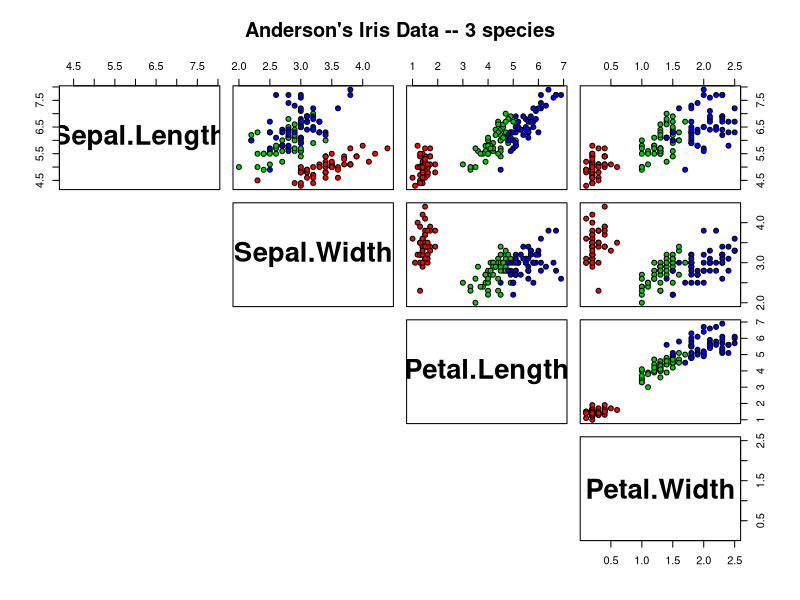
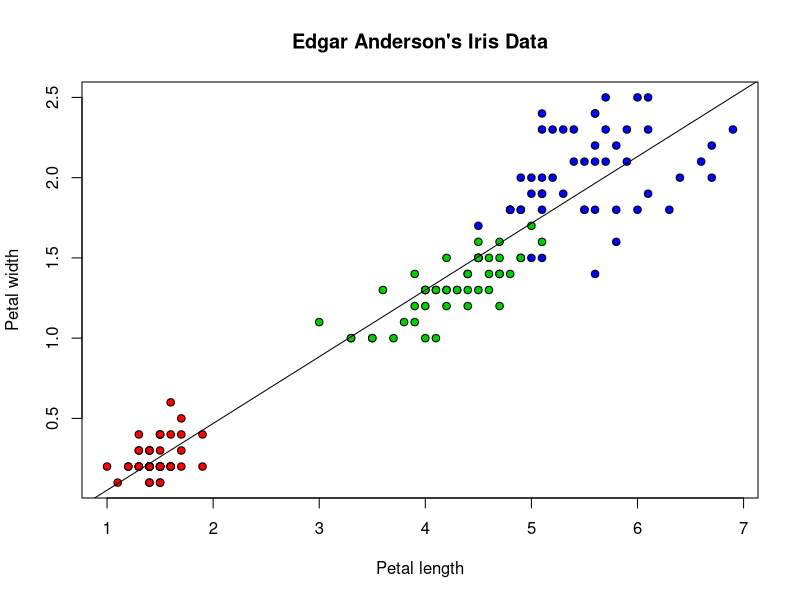

Write the R code that produced these figures, in order.
# File description -------------------------------------------------------------
# Simple example of linear regression

# Setup ------------------------------------------------------------------------
rm(list=ls()) # Delete all variables
cat("\014")   # Clear console

# Fit linear regession ---------------------------------------------------------
# Visualize the data
pairs(iris[1:4], 
      main = "Anderson's Iris Data -- 3 species", 
      pch = 21, 
      bg = c("red", "green3", "blue")[unclass(iris$Species)], lower.panel=NULL, 
      labels=c("Sepal.Length","Sepal.Width","Petal.Length","Petal.Width"), 
      font.labels=2,
      cex.labels=2.5) 

# Inspect the data
print(head(iris))

# Look at linear coefficents
cat("\ny = mx + b\n")
print(lsfit(iris$Petal.Length, iris$Petal.Width)$coefficients)

# Visualize linear regression
plot(iris$Petal.Length, 
     iris$Petal.Width,
     pch=21,
     bg=c("red","green3","blue")[unclass(iris$Species)],
     main="Edgar Anderson's Iris Data",
     xlab="Petal length",
     ylab="Petal width")

abline(lsfit(iris$Petal.Length, iris$Petal.Width)$coefficients, col="black")
